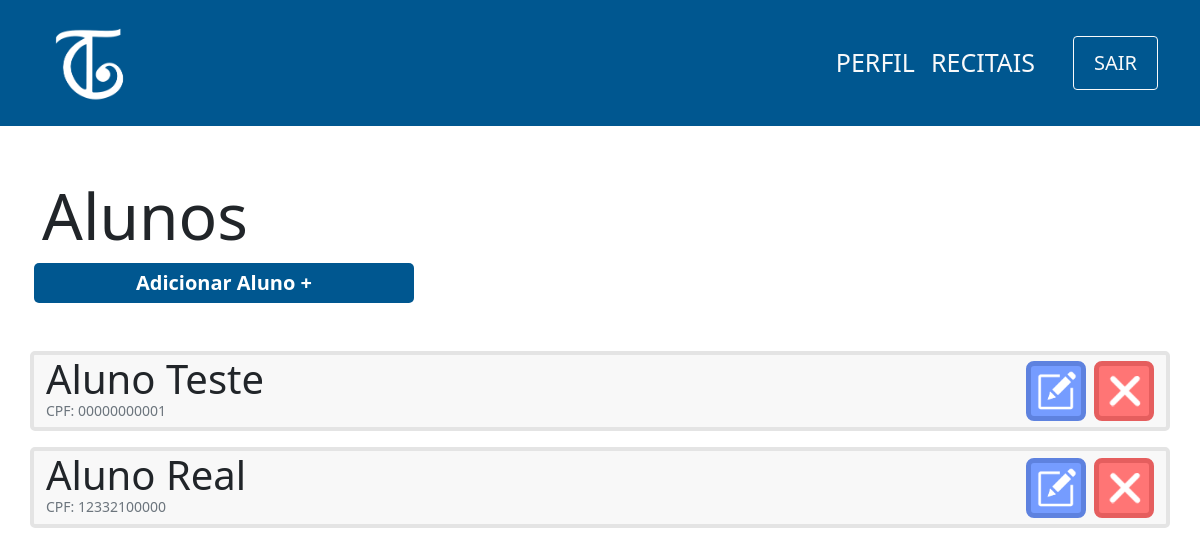
The page /view/aluno/index.php on the database as committed earlier.
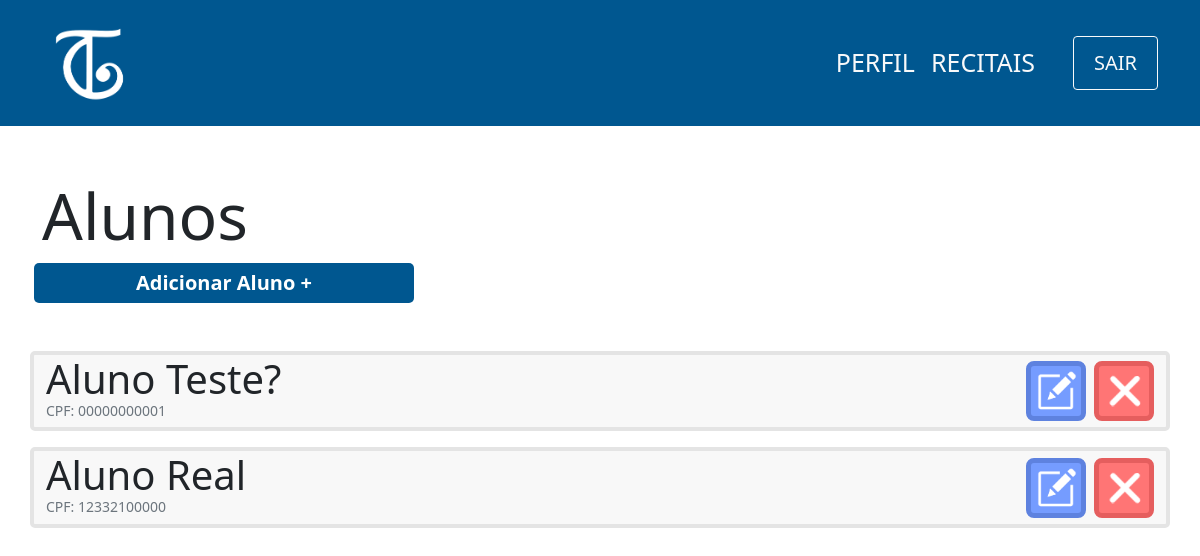
The same page on the database as committed later.
### tables this page shows
CREATE TABLE aluno(
                id INTEGER PRIMARY KEY,
                cpf varchar(11) not null,
                nome varchar(100) not null,
                username varchar(100) not null,
                responsavel varchar(100),
                data_nasc date not null,
                senha varchar(100) not null,
                email varchar(100) not null                    
            );

### controller/aluno/index.php (called while the page is built)
<?php
    require '../../db/connection.php';
    try {
        $sql=$db->prepare('SELECT nome,id,cpf FROM aluno');
        $sql->execute();
        $alunos=$sql->fetchAll(PDO::FETCH_ASSOC);
    } catch (PDOException $e) {
        echo 'Erro ao executar comando no banco de dados: ' . $e->getMessage();
        exit();
    }

### view/aluno/index.php (the view, shortened to what this page needs)
<?php
    include '../../layouts/navbar.php';
    include '../../controller/aluno/index.php';
?>
<div class="container">
    <div class="row mt-5">
        <h1 class="mt-1 display-3">Alunos</h1>
        <span class="btn-principal col-md-4 col-sm-12 mx-1 text-center mb-5">
            <a href="cadastro.php">Adicionar Aluno +</a>
        </span>
        <?php
            foreach($alunos as $aluno){
                echo'
                    <div class="col-12 card d-flex flex-row mb-3 justify-content-between">
                        <div class="d-flex flex-column">
                            <p class="m-0 display-6">'.$aluno['nome'].'
                            </p>
                            <p class="m-0 text-muted display-3 mb-2" style="font-size:14px">CPF:
                                '.$aluno['cpf'].'
                            </p>
                        </div>
                        <div class="d-flex align-items-center">
                            <button onclick="location.href=\'edit.php?id='.$aluno['id'].'\';" class="btn-editar mx-2">
                                <img src="../../images/edit-icon.png" width=40px>
                            </button>
                            <button class="btn-remover">
                                <img src="../../images/delete-icon.png" width=40px>
                            </button>
                        </div>
                    </div>';
            }
        ?>
    </div>
</div>

### layouts/header.php (shortened to what this page needs)
<?php
    echo'   <!doctype html>
    <html lang="pt-br">
      <head>
        <meta charset="utf-8">
        <meta name="viewport" content="width=device-width, initial-scale=1">
        <link href="https://cdn.jsdelivr.net/npm/bootstrap@5.1.3/dist/css/bootstrap.min.css" rel="stylesheet">
        <script src="https://cdn.jsdelivr.net/npm/bootstrap@5.1.3/dist/js/bootstrap.bundle.min.js"></script>
        <link href="http://fonts.googleapis.com/css?family=Roboto" rel="stylesheet" type="text/css">
        <link href="../../css/style.css" rel="stylesheet" type="text/css">
        <title>Toque Cultural</title>
    </head>
    <style>
        .azul-cultural{
            background-color: #005790;
        }
        .nav-link{
            font-size: 25px;
            font-weight: 300;
        }
        .nav-link:hover{
            text-decoration: underline;
            background-color: #004a7c;
        }
        .active{
            font-weight: 600 !important;
        }
    </style>
    <body>';
?>

### layouts/navbar.php (shortened to what this page needs)
<?php
    include 'header.php';
    echo('
    <nav class="navbar navbar-expand-lg navbar-light azul-cultural">
        <div class="container d-flex flex-md-row flex-sm-column">
            <a class="navbar-brand" href="#"><img src="../../images/logo-2-branco.png" width="100px"></a>
            <div class="justify-content-md-right justify-content-sm-center">
                <button class="navbar-toggler text-white" type="btn-secundario" data-bs-toggle="collapse" data-bs-target="#navbarSupportedContent" aria-controls="navbarSupportedContent" aria-expanded="false" aria-label="Toggle navigation">
                    <span class="navbar-toggler-icon"></span>
                </button>
                <div class="collapse navbar-collapse align-right" id="navbarSupportedContent">
                    <ul class="navbar-nav mr-auto mt-2 mt-lg-0">');
                    echo('
                        <li class="nav-item">
                            <a class="nav-link text-light" href="#" id="nav-perfil">PERFIL</a>
                        </li>
                        <li class="nav-item" style="margin-right: 30px;">
                            <a class="nav-link text-light" href="#" id="nav-recitais">RECITAIS</a>
                        </li>
                        <form action="../../controller/login/logout.php" method="POST">
                            <input type="submit" class="btn btn-outline-light mt-auto " style="font-size: 20px; height: 100%; padding: 0px 20px;" value="SAIR">
                        </form>
                    </ul>
                </div>
            </div>
        </div>
      </nav>
      ');
?>

### css/style.css (style rules this page uses)
a { text-decoration: none; color:white; }
.btn-principal { background-color: #005790; color:white; padding: 5px 25px; font-weight: 600; font-size:20px; border:none; border-radius:5px; cursor: pointer; text-decoration: none; }
.card { background-color:#F8F8F8; border: 4px solid #E4E4E4; border-radius: 5px; }
.btn-editar { background-color:#759CFF; border: 5px solid #5E82DF; color:white; border-radius:8px; width:60px; height:60px; cursor: pointer; }
.btn-remover { background-color:#FF7575; border: 5px solid #E55E5E; color:white; border-radius:8px; width:60px; height:60px; cursor: pointer; }

### layouts/header.php (style rules this page uses)
.azul-cultural { background-color: #005790; }
.nav-link { font-size: 25px; font-weight: 300; }

Rows that differ between the two databases and show on the page:
changed aluno: nome "Aluno Teste" → "Aluno Teste?"
